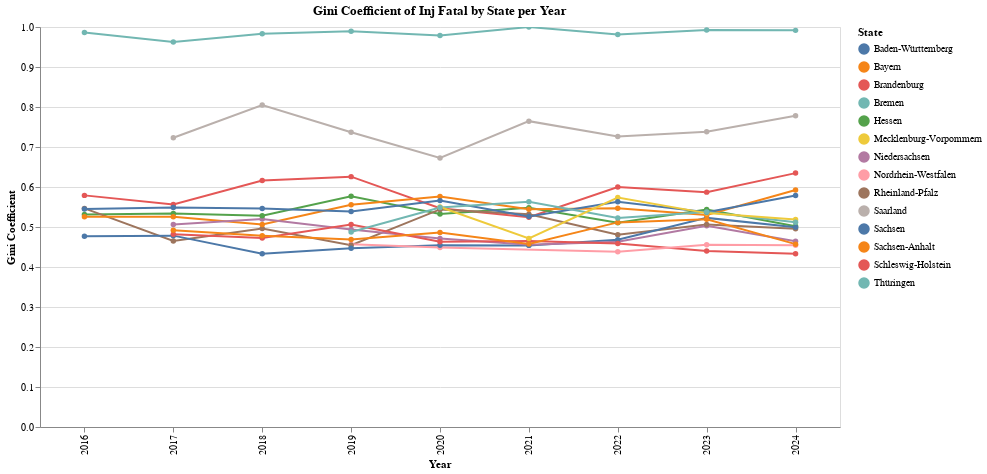

The notebook cell saved with this chart:
### Code cell
title = " ".join(val_label.split("_")).title() if "_" in val_label else val_label

chart = (
    alt.Chart(df_gini)
    .mark_line(point=True)
    .encode(
        x=alt.X("Year:O", title="Year"),
        y=alt.Y("Gini:Q", title="Gini Coefficient"),
        color=alt.Color("Land:N", title="State"),
        tooltip=[
            "Land",
            alt.Tooltip("Year:O", title="Year"),
            alt.Tooltip("Gini:Q", format=".3f"),
        ],
    )
    .properties(
        title=f"Gini Coefficient of {title} by State per Year",
        width=800,
        height=400,
    )
    .interactive()
)

chart.save(
    os.path.join("img", f"gini_index-{title.replace(' ', '_').lower()}_land.png")
)
chart.show()

### Figure 1 — Vega-Lite specification as saved in the notebook (floating-point values rounded to 4 significant figures)
{"config": {"view": {"continuousWidth": 300, "continuousHeight": 300}}, "data": {"name": "data-e177c02b27699ac458029a4032550519"}, "mark": {"type": "line", "point": true}, "encoding": {"color": {"field": "Land", "title": "State", "type": "nominal"}, "tooltip": [{"field": "Land", "type": "nominal"}, {"field": "Year", "title": "Year", "type": "ordinal"}, {"field": "Gini", "format": ".3f", "type": "quantitative"}], "x": {"field": "Year", "title": "Year", "type": "ordinal"}, "y": {"field": "Gini", "title": "Gini Coefficient", "type": "quantitative"}}, "height": 400, "params": [{"name": "param_86", "select": {"type": "interval", "encodings": ["x", "y"]}, "bind": "scales"}], "title": "Gini Coefficient of Inj Fatal by State per Year", "width": 800, "$schema": "https://vega.github.io/schema/vega-lite/v5.20.1.json", "datasets": {"data-e177c02b27699ac458029a4032550519": [{"Year": 2016, "Land": "Schleswig-Holstein", "Gini": 0.5791}, {"Year": 2016, "Land": "Bremen", "Gini": 0.986}, {"Year": 2016, "Land": "Hessen", "Gini": 0.5316}, {"Year": 2016, "Land": "Rheinland-Pfalz", "Gini": 0.5466}, {"Year": 2016, "Land": "Baden-Württemberg", "Gini": 0.4771}, {"Year": 2016, "Land": "Bayern", "Gini": 0.5255}, {"Year": 2016, "Land": "Sachsen", "Gini": 0.5449}, {"Year": 2017, "Land": "Schleswig-Holstein", "Gini": 0.5563}, {"Year": 2017, "Land": "Niedersachsen", "Gini": 0.5062}, {"Year": 2017, "Land": "Bremen", "Gini": 0.9626}, {"Year": 2017, "Land": "Hessen", "Gini": 0.5339}, {"Year": 2017, "Land": "Rheinland-Pfalz", "Gini": 0.4649}, {"Year": 2017, "Land": "Baden-Württemberg", "Gini": 0.4784}, {"Year": 2017, "Land": "Bayern", "Gini": 0.5254}, {"Year": 2017, "Land": "Saarland", "Gini": 0.7232}, {"Year": 2017, "Land": "Brandenburg", "Gini": 0.4821}, {"Year": 2017, "Land": "Sachsen", "Gini": 0.5488}, {"Year": 2017, "Land": "Sachsen-Anhalt", "Gini": 0.4918}, {"Year": 2018, "Land": "Schleswig-Holstein", "Gini": 0.6164}, {"Year": 2018, "Land": "Niedersachsen", "Gini": 0.5199}, {"Year": 2018, "Land": "Bremen", "Gini": 0.9832}, {"Year": 2018, "Land": "Hessen", "Gini": 0.528}, {"Year": 2018, "Land": "Rheinland-Pfalz", "Gini": 0.4961}, {"Year": 2018, "Land": "Baden-Württemberg", "Gini": 0.4333}, {"Year": 2018, "Land": "Bayern", "Gini": 0.5062}, {"Year": 2018, "Land": "Saarland", "Gini": 0.805}, {"Year": 2018, "Land": "Brandenburg", "Gini": 0.4726}, {"Year": 2018, "Land": "Sachsen", "Gini": 0.5463}, {"Year": 2018, "Land": "Sachsen-Anhalt", "Gini": 0.4781}, {"Year": 2019, "Land": "Schleswig-Holstein", "Gini": 0.6259}, {"Year": 2019, "Land": "Niedersachsen", "Gini": 0.4936}, {"Year": 2019, "Land": "Bremen", "Gini": 0.9895}, {"Year": 2019, "Land": "Nordrhein-Westfalen", "Gini": 0.4569}, {"Year": 2019, "Land": "Hessen", "Gini": 0.577}, {"Year": 2019, "Land": "Rheinland-Pfalz", "Gini": 0.4544}, {"Year": 2019, "Land": "Baden-Württemberg", "Gini": 0.4471}, {"Year": 2019, "Land": "Bayern", "Gini": 0.5554}, {"Year": 2019, "Land": "Saarland", "Gini": 0.7368}, {"Year": 2019, "Land": "Brandenburg", "Gini": 0.506}, {"Year": 2019, "Land": "Sachsen", "Gini": 0.5386}, {"Year": 2019, "Land": "Sachsen-Anhalt", "Gini": 0.469}, {"Year": 2019, "Land": "Thüringen", "Gini": 0.4875}, {"Year": 2020, "Land": "Schleswig-Holstein", "Gini": 0.5471}, {"Year": 2020, "Land": "Niedersachsen", "Gini": 0.4713}, {"Year": 2020, "Land": "Bremen", "Gini": 0.979}, {"Year": 2020, "Land": "Nordrhein-Westfalen", "Gini": 0.4488}, {"Year": 2020, "Land": "Hessen", "Gini": 0.5326}, {"Year": 2020, "Land": "Rheinland-Pfalz", "Gini": 0.5439}, {"Year": 2020, "Land": "Baden-Württemberg", "Gini": 0.4545}, {"Year": 2020, "Land": "Bayern", "Gini": 0.5765}, {"Year": 2020, "Land": "Saarland", "Gini": 0.6727}, {"Year": 2020, "Land": "Brandenburg", "Gini": 0.4633}, {"Year": 2020, "Land": "Mecklenburg-Vorpommern", "Gini": 0.5501}, {"Year": 2020, "Land": "Sachsen", "Gini": 0.5659}, {"Year": 2020, "Land": "Sachsen-Anhalt", "Gini": 0.4863}, {"Year": 2020, "Land": "Thüringen", "Gini": 0.5489}, {"Year": 2021, "Land": "Schleswig-Holstein", "Gini": 0.5246}, {"Year": 2021, "Land": "Niedersachsen", "Gini": 0.4554}, {"Year": 2021, "Land": "Bremen", "Gini": 1.0}, {"Year": 2021, "Land": "Hessen", "Gini": 0.5481}, {"Year": 2021, "Land": "Rheinland-Pfalz", "Gini": 0.5318}, {"Year": 2021, "Land": "Baden-Württemberg", "Gini": 0.454}, {"Year": 2021, "Land": "Bayern", "Gini": 0.5446}, {"Year": 2021, "Land": "Saarland", "Gini": 0.7646}, {"Year": 2021, "Land": "Brandenburg", "Gini": 0.4651}, {"Year": 2021, "Land": "Mecklenburg-Vorpommern", "Gini": 0.4713}, {"Year": 2021, "Land": "Sachsen", "Gini": 0.5265}, {"Year": 2021, "Land": "Sachsen-Anhalt", "Gini": 0.4573}, {"Year": 2021, "Land": "Thüringen", "Gini": 0.5632}, {"Year": 2022, "Land": "Schleswig-Holstein", "Gini": 0.6001}, {"Year": 2022, "Land": "Niedersachsen", "Gini": 0.4633}, {"Year": 2022, "Land": "Bremen", "Gini": 0.9813}, {"Year": 2022, "Land": "Nordrhein-Westfalen", "Gini": 0.4383}, {"Year": 2022, "Land": "Hessen", "Gini": 0.5105}, {"Year": 2022, "Land": "Rheinland-Pfalz", "Gini": 0.4809}, {"Year": 2022, "Land": "Baden-Württemberg", "Gini": 0.4683}, {"Year": 2022, "Land": "Bayern", "Gini": 0.5471}, {"Year": 2022, "Land": "Saarland", "Gini": 0.7264}, {"Year": 2022, "Land": "Brandenburg", "Gini": 0.4585}, {"Year": 2022, "Land": "Mecklenburg-Vorpommern", "Gini": 0.5737}, {"Year": 2022, "Land": "Sachsen", "Gini": 0.5632}, {"Year": 2022, "Land": "Sachsen-Anhalt", "Gini": 0.5115}, {"Year": 2022, "Land": "Thüringen", "Gini": 0.5225}, {"Year": 2023, "Land": "Schleswig-Holstein", "Gini": 0.5872}, {"Year": 2023, "Land": "Niedersachsen", "Gini": 0.503}, {"Year": 2023, "Land": "Bremen", "Gini": 0.9924}, {"Year": 2023, "Land": "Nordrhein-Westfalen", "Gini": 0.4556}, {"Year": 2023, "Land": "Hessen", "Gini": 0.5435}, {"Year": 2023, "Land": "Rheinland-Pfalz", "Gini": 0.5064}, {"Year": 2023, "Land": "Baden-Württemberg", "Gini": 0.5228}, {"Year": 2023, "Land": "Bayern", "Gini": 0.5299}, {"Year": 2023, "Land": "Saarland", "Gini": 0.7379}, {"Year": 2023, "Land": "Brandenburg", "Gini": 0.44}, {"Year": 2023, "Land": "Mecklenburg-Vorpommern", "Gini": 0.5347}, {"Year": 2023, "Land": "Sachsen", "Gini": 0.5367}, {"Year": 2023, "Land": "Sachsen-Anhalt", "Gini": 0.5195}, {"Year": 2023, "Land": "Thüringen", "Gini": 0.5375}, {"Year": 2024, "Land": "Schleswig-Holstein", "Gini": 0.6347}, {"Year": 2024, "Land": "Niedersachsen", "Gini": 0.4645}, {"Year": 2024, "Land": "Bremen", "Gini": 0.9916}, {"Year": 2024, "Land": "Nordrhein-Westfalen", "Gini": 0.4543}, {"Year": 2024, "Land": "Hessen", "Gini": 0.5017}, {"Year": 2024, "Land": "Rheinland-Pfalz", "Gini": 0.4956}, {"Year": 2024, "Land": "Baden-Württemberg", "Gini": 0.4997}, {"Year": 2024, "Land": "Bayern", "Gini": 0.5927}, {"Year": 2024, "Land": "Saarland", "Gini": 0.7784}, {"Year": 2024, "Land": "Brandenburg", "Gini": 0.4329}, {"Year": 2024, "Land": "Mecklenburg-Vorpommern", "Gini": 0.5187}, {"Year": 2024, "Land": "Sachsen", "Gini": 0.5785}, {"Year": 2024, "Land": "Sachsen-Anhalt", "Gini": 0.4571}, {"Year": 2024, "Land": "Thüringen", "Gini": 0.5117}]}}
